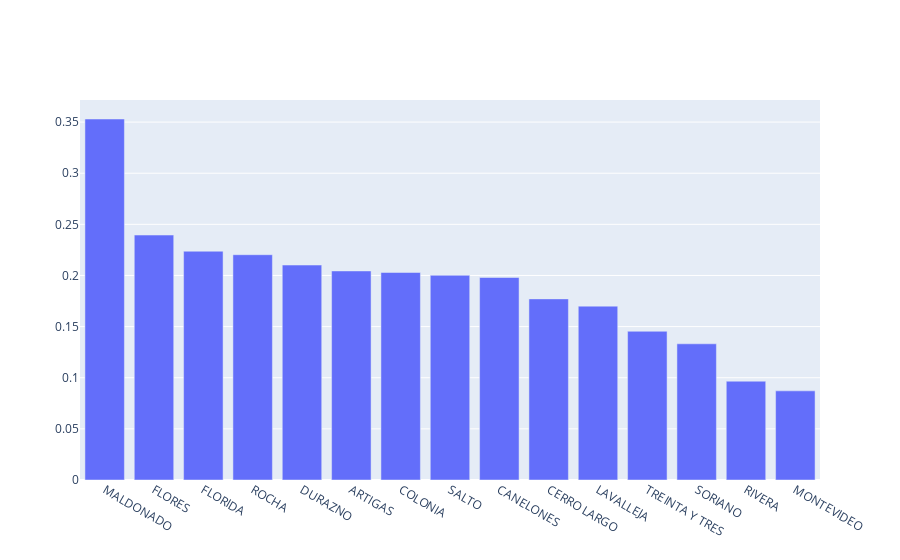

Source (notebook cell):
### Code cell
fig1 = go.Figure(data=go.Bar(x=df_view.Departamento,y=df_view.Indice_mil_hab))
fig1.show()

### Figure 1 — Plotly figure (JSON) as saved in the notebook; plotly's stock layout.template omitted (floating-point values rounded to 4 significant figures)
{"data": [{"type": "bar", "x": ["MALDONADO", "FLORES", "FLORIDA", "ROCHA", "DURAZNO", "ARTIGAS", "COLONIA", "SALTO", "CANELONES", "CERRO LARGO", "LAVALLEJA", "TREINTA Y TRES", "SORIANO", "RIVERA", "MONTEVIDEO"], "y": [0.353, 0.2395, 0.2237, 0.2203, 0.2102, 0.2044, 0.2029, 0.2002, 0.198, 0.1771, 0.17, 0.1454, 0.1332, 0.09662, 0.08718]}], "layout": {}}
